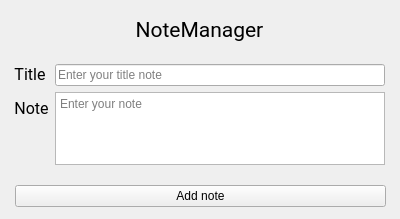
<?xml version="1.0" encoding="UTF-8"?>
<ui version="4.0">
 <class>Form</class>
 <widget class="QWidget" name="Form">
  <property name="geometry">
   <rect>
    <x>0</x>
    <y>0</y>
    <width>400</width>
    <height>219</height>
   </rect>
  </property>
  <property name="windowTitle">
   <string>Form</string>
  </property>
  <widget class="QWidget" name="verticalLayoutWidget">
   <property name="geometry">
    <rect>
     <x>9</x>
     <y>10</y>
     <width>381</width>
     <height>41</height>
    </rect>
   </property>
   <layout class="QVBoxLayout" name="verticalLayout">
    <item>
     <widget class="QLabel" name="label">
      <property name="font">
       <font>
        <family>Roboto</family>
       </font>
      </property>
      <property name="text">
       <string>&lt;html&gt;&lt;head/&gt;&lt;body&gt;&lt;p align=&quot;center&quot;&gt;&lt;span style=&quot; font-size:16pt;&quot;&gt;NoteManager&lt;/span&gt;&lt;/p&gt;&lt;/body&gt;&lt;/html&gt;</string>
      </property>
     </widget>
    </item>
   </layout>
  </widget>
  <widget class="QWidget" name="formLayoutWidget">
   <property name="geometry">
    <rect>
     <x>9</x>
     <y>59</y>
     <width>381</width>
     <height>111</height>
    </rect>
   </property>
   <layout class="QFormLayout" name="formLayout">
    <property name="leftMargin">
     <number>5</number>
    </property>
    <property name="topMargin">
     <number>5</number>
    </property>
    <property name="rightMargin">
     <number>5</number>
    </property>
    <property name="bottomMargin">
     <number>5</number>
    </property>
    <item row="0" column="0">
     <widget class="QLabel" name="label_2">
      <property name="font">
       <font>
        <family>Roboto</family>
        <pointsize>12</pointsize>
       </font>
      </property>
      <property name="text">
       <string>&lt;html&gt;&lt;head/&gt;&lt;body&gt;&lt;p align=&quot;center&quot;&gt;&lt;span style=&quot; font-size:12pt;&quot;&gt;Title&lt;/span&gt;&lt;/p&gt;&lt;/body&gt;&lt;/html&gt;</string>
      </property>
     </widget>
    </item>
    <item row="1" column="0">
     <widget class="QLabel" name="label_4">
      <property name="font">
       <font>
        <family>Roboto</family>
        <pointsize>12</pointsize>
       </font>
      </property>
      <property name="text">
       <string>&lt;html&gt;&lt;head/&gt;&lt;body&gt;&lt;p align=&quot;center&quot;&gt;Note&lt;/p&gt;&lt;/body&gt;&lt;/html&gt;</string>
      </property>
     </widget>
    </item>
    <item row="1" column="1">
     <widget class="QTextEdit" name="textEdit">
      <property name="placeholderText">
       <string>Enter your note</string>
      </property>
     </widget>
    </item>
    <item row="0" column="1">
     <widget class="QLineEdit" name="lineEdit">
      <property name="placeholderText">
       <string>Enter your title note</string>
      </property>
     </widget>
    </item>
   </layout>
  </widget>
  <widget class="QWidget" name="verticalLayoutWidget_2">
   <property name="geometry">
    <rect>
     <x>10</x>
     <y>180</y>
     <width>381</width>
     <height>33</height>
    </rect>
   </property>
   <layout class="QVBoxLayout" name="verticalLayout_2">
    <property name="leftMargin">
     <number>5</number>
    </property>
    <property name="topMargin">
     <number>5</number>
    </property>
    <property name="rightMargin">
     <number>5</number>
    </property>
    <property name="bottomMargin">
     <number>5</number>
    </property>
    <item>
     <widget class="QPushButton" name="pushButton">
      <property name="text">
       <string>Add note</string>
      </property>
     </widget>
    </item>
   </layout>
  </widget>
 </widget>
 <resources/>
 <connections/>
</ui>
